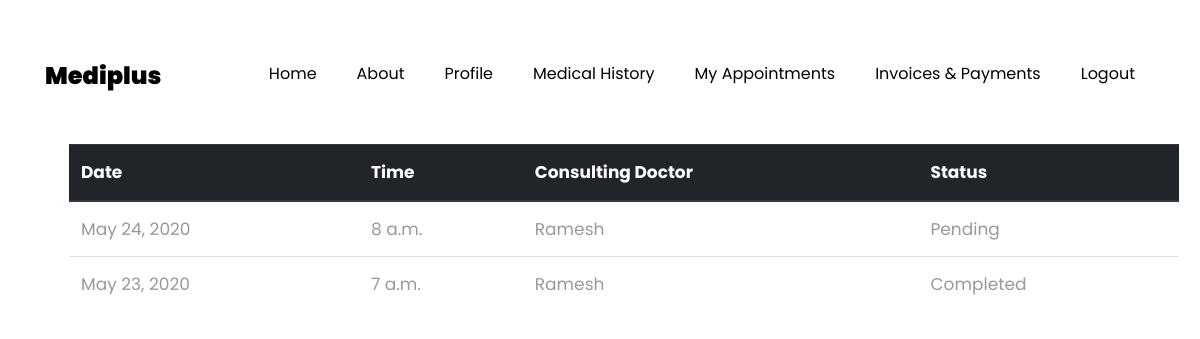
Screenshot of /Patient_Appointment/ (signed in) with the database file from the repository.
### core/models.py (models this page shows, shortened)
class Appointment(models.Model):
    status_choices=(
        ('Completed','Completed'),
        ('Pending','Pending'),
    )
    patient=models.ForeignKey(Patient,on_delete=models.CASCADE)
    doctor=models.ForeignKey(Doctor,on_delete=models.CASCADE)
    Time=models.TimeField()
    Date=models.DateField()
    status=models.CharField(choices=status_choices,max_length=300)

class Doctor(models.Model):
    status_choices=(
        ('onduty','onduty'),
        ('offduty','offduty'),
    )
    user=models.OneToOneField(Users,on_delete=models.CASCADE,primary_key=True)
    Education=models.CharField(max_length=500)
    Specialization=models.CharField(max_length=500)
    AadharNo=models.IntegerField()
    Attendence=models.IntegerField(null=True,blank=True)
    Salary=models.IntegerField(null=True,blank=True)
    status=models.CharField(choices=status_choices,max_length=300)

class Users(AbstractUser):
    PATIENT=1
    DOCTOR=2
    HR=3
    RECEPTIONIST=4
    ROLE_CHOICES = (
        (PATIENT, 'Patient'),
        (DOCTOR, 'Doctor'),
        (HR,'HR'),
        (RECEPTIONIST,'Receptionist')
    )
    GENDER_CHOICES = (
        ('M', 'Male'),
        ('F', 'Female'),
        ('O', 'Other'),
    )
    role = models.PositiveSmallIntegerField(choices=ROLE_CHOICES,null=True,blank=True)
    gender = models.CharField(max_length=1, choices=GENDER_CHOICES)
    age=models.IntegerField(null=True,blank=True)
    phoneno=models.BigIntegerField(null=True,blank=True)
    address=models.TextField(null=True,blank=True)

### core/views.py (the view)
# urls.py: path('Patient_Appointment/',views.Patient_Appointment,name='Patient_Appointment'),
@login_required
def Patient_Appointment(request):
    user=request.user
    patient=Patient.objects.get(user_id=user.id)
    appointments=Appointment.objects.filter(patient=patient)
    return render(request,'Patient_Appointment.html',{'Appointments':appointments})

### core/templates/Patient_Appointment.html (shortened to what this page needs)
{% extends 'base.html' %}
{% load static %}
{% block content %}
<div class='container mt-5'>
    <table class="table">
        <thead class="thead-dark">
            <tr>
            <th scope="col">Date</th>
            <th scope="col">Time</th>
            <th scope="col">Consulting Doctor</th>
            <th scope='col'>Status</th>
            </tr>
        </thead>
        <tbody>
            <tr>
            {% for appointment in Appointments %}
            <td>{{appointment.Date}}</td>
            <td>{{appointment.Time}}</td>
            <td>{{appointment.doctor.user.username}}</td>
            <td>{{appointment.status}}</td>
            </tr>
            {% endfor %}
        </tbody>
    </table>
</div>
{% endblock %}

### rows the page displays
Appointment: Date "May 24, 2020", Time "8 a.m.", doctor.user.username "Ramesh", status "Pending"
Appointment: Date "May 23, 2020", Time "7 a.m.", doctor.user.username "Ramesh", status "Completed"
